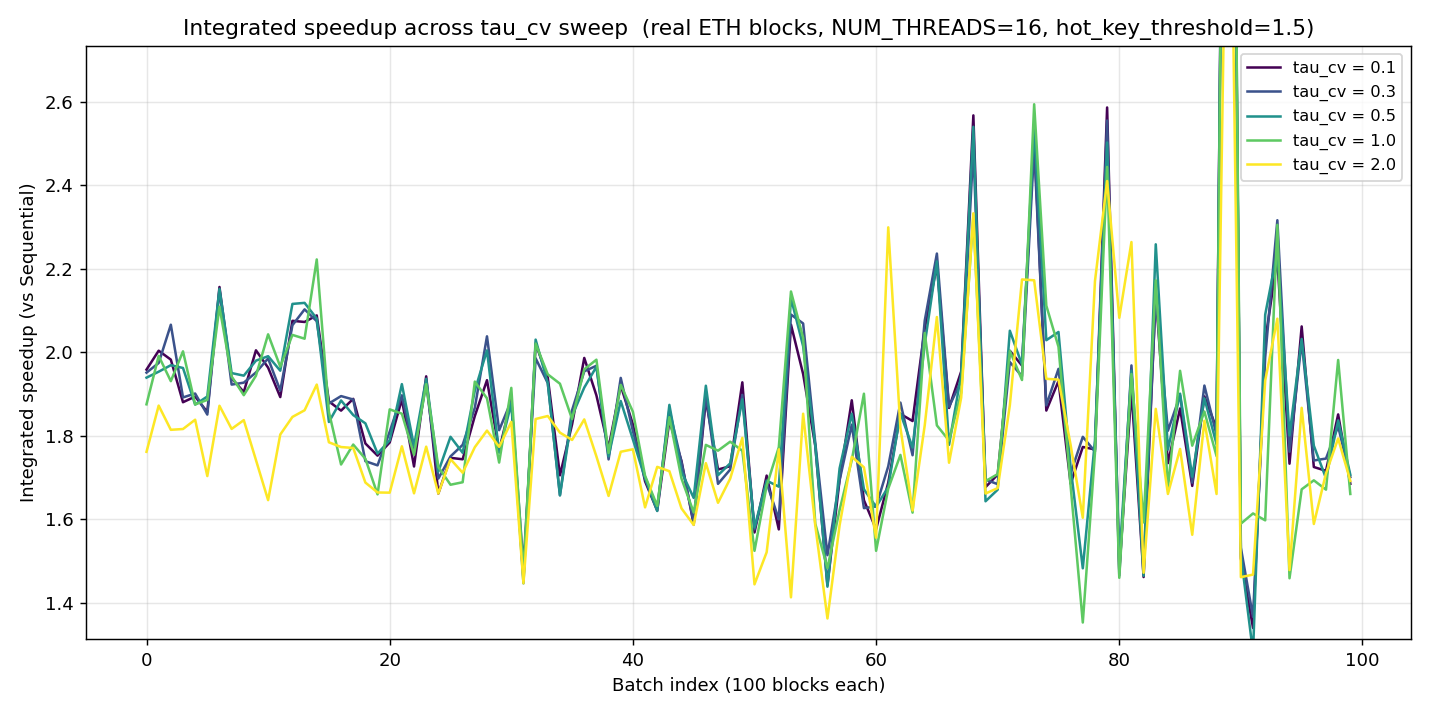

Python code for this plot:
"""Combine the 5 per-tau_cv batch CSVs into a single plot.

X-axis: batch_idx (0..99)
Y-axis: integrated_speedup = integrated_tput / seq_tput
One line per tau_cv value.
"""
from pathlib import Path

import numpy as np
import pandas as pd
import matplotlib.pyplot as plt

TAU_VALUES = [0.1, 0.3, 0.5, 1.0, 2.0]
SWEEP_DIR = Path("/home/ubuntu/congestion_control/pevm/experiments/tau_sweep")
OUT = Path("/home/ubuntu/congestion_control/pevm/experiments/plot_tau_sweep.png")

cmap = plt.get_cmap("viridis")
colors = [cmap(i / (len(TAU_VALUES) - 1)) for i in range(len(TAU_VALUES))]

fig, ax = plt.subplots(figsize=(11, 5.5))

for tau, color in zip(TAU_VALUES, colors):
    csv = SWEEP_DIR / f"batches_tau_{tau}.csv"
    if not csv.exists():
        print(f"  missing: {csv}")
        continue
    df = pd.read_csv(csv)
    speedup = df["integrated_tput"] / df["seq_tput"]
    ax.plot(df["batch_idx"], speedup,
            label=f"tau_cv = {tau}",
            color=color, linewidth=1.4)
    print(f"tau={tau}: mean speedup = {speedup.mean():.2f}x  median = {speedup.median():.2f}x  "
          f"(min {speedup.min():.2f}, max {speedup.max():.2f})")

ax.axhline(1.0, color="black", linewidth=0.7, alpha=0.5)
ax.set_xlabel("Batch index (100 blocks each)")
ax.set_ylabel("Integrated speedup (vs Sequential)")
ax.set_title("Integrated speedup across tau_cv sweep  "
             "(real ETH blocks, NUM_THREADS=16, hot_key_threshold=1.5)")
ax.grid(alpha=0.3)
ax.legend(loc="upper right", fontsize=9)

all_vals = np.concatenate([
    (pd.read_csv(SWEEP_DIR / f"batches_tau_{t}.csv")["integrated_tput"] /
     pd.read_csv(SWEEP_DIR / f"batches_tau_{t}.csv")["seq_tput"]).values
    for t in TAU_VALUES
    if (SWEEP_DIR / f"batches_tau_{t}.csv").exists()
])
lo = np.percentile(all_vals, 1)
hi = np.percentile(all_vals, 99)
ax.set_ylim(max(0, lo - 0.1), hi * 1.05)

fig.tight_layout()
fig.savefig(OUT, dpi=130)
print(f"\nWrote {OUT}")
